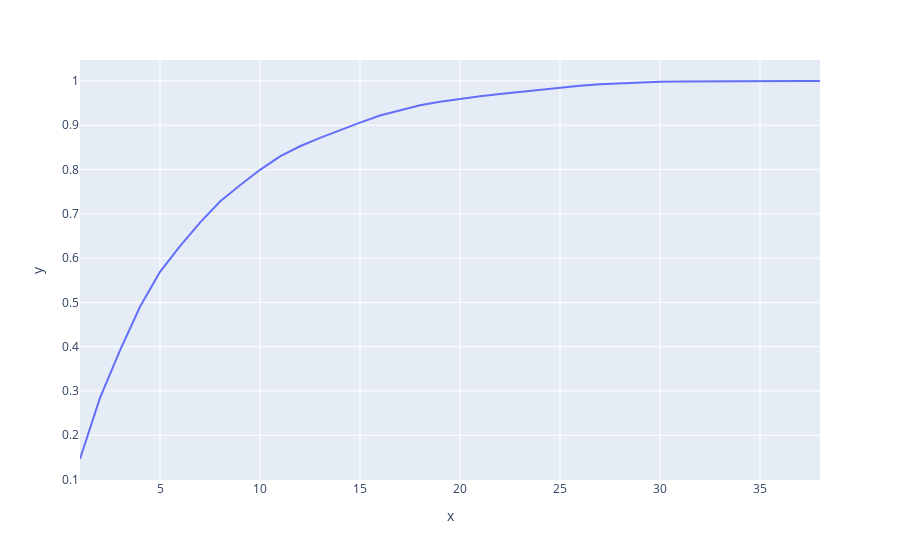

Notebook source saved alongside this figure:
### Code cell
import plotly.express as px

fig = px.line( x=np.arange(1,39), y=pca.explained_variance_ratio_.cumsum(), title='')
fig.show()

### Figure 1 — Plotly figure (JSON) as saved in the notebook; plotly's stock layout.template omitted (floating-point values rounded to 4 significant figures)
{"data": [{"hovertemplate": "x=%{x}<br>y=%{y}<extra></extra>", "legendgroup": "", "line": {"color": "#636efa", "dash": "solid"}, "marker": {"symbol": "circle"}, "mode": "lines", "name": "", "orientation": "v", "showlegend": false, "type": "scatter", "x": [1, 2, 3, 4, 5, 6, 7, 8, 9, 10, 11, 12, 13, 14, 15, 16, 17, 18, 19, 20, 21, 22, 23, 24, 25, 26, 27, 28, 29, 30, 31, 32, 33, 34, 35, 36, 37, 38], "xaxis": "x", "y": [0.1464, 0.2845, 0.3916, 0.4902, 0.569, 0.6272, 0.6803, 0.728, 0.7647, 0.7994, 0.8299, 0.8527, 0.8717, 0.8894, 0.906, 0.9221, 0.934, 0.9454, 0.953, 0.9599, 0.9657, 0.9709, 0.9758, 0.9806, 0.9849, 0.9891, 0.9928, 0.995, 0.9969, 0.9982, 0.9989, 0.9994, 0.9997, 1, 1, 1, 1, 1], "yaxis": "y"}], "layout": {"legend": {"tracegroupgap": 0}, "margin": {"t": 60}, "xaxis": {"anchor": "y", "domain": [0, 1], "title": {"text": "x"}}, "yaxis": {"anchor": "x", "domain": [0, 1], "title": {"text": "y"}}}}
